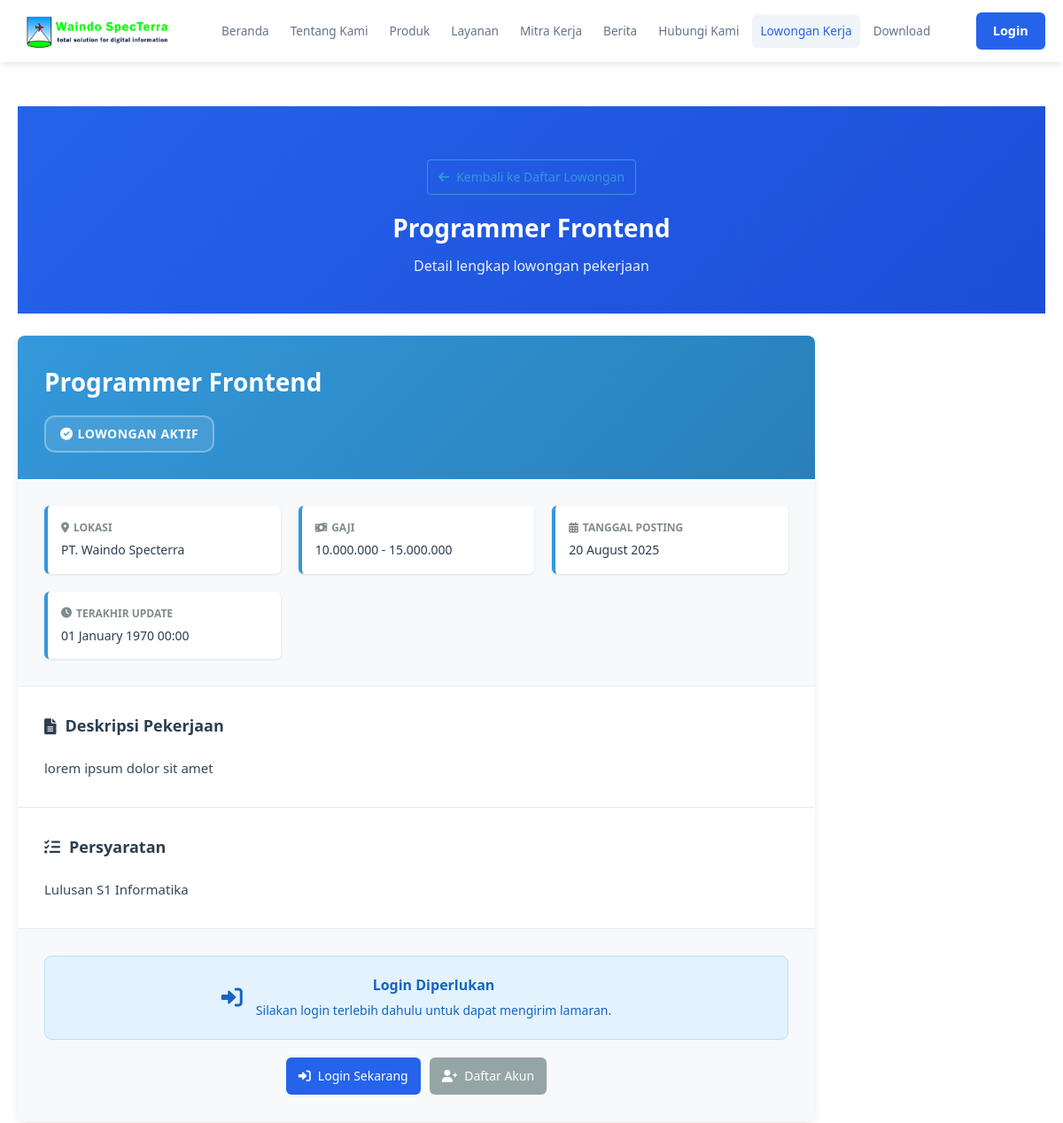
/detail-lowongan-public.php?id=1 (upper part), run on an earlier commit of the app's database.
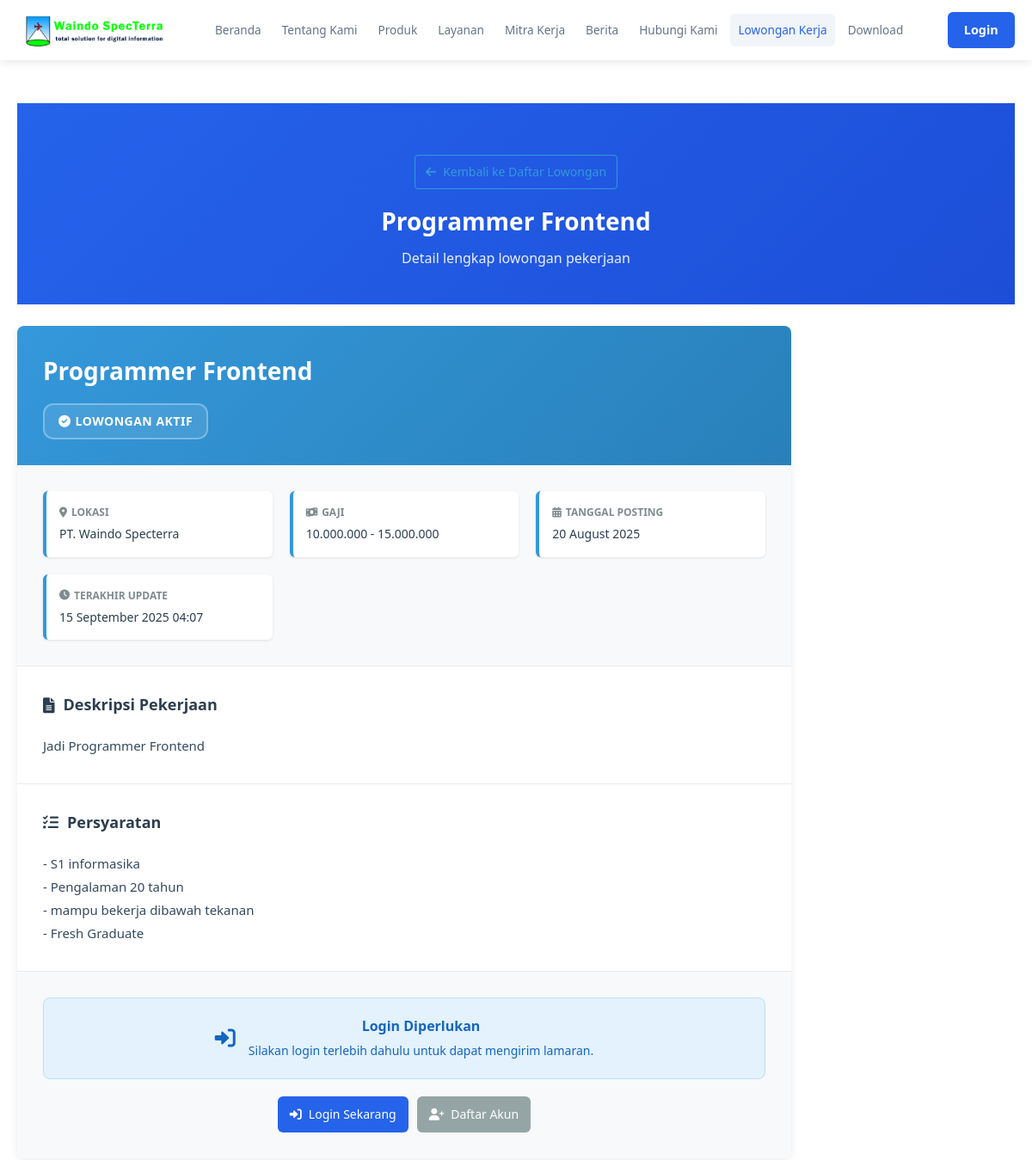
And on a later commit of the database.
### tables this page shows
CREATE TABLE `lowongan` (
  `job_id` int NOT NULL,
  `title` varchar(200) NOT NULL,
  `description` text NOT NULL,
  `requirements` text,
  `location` varchar(100) DEFAULT NULL,
  `salary_range` varchar(50) DEFAULT NULL,
  `status` enum('open','closed') DEFAULT 'open',
  `posted_by` int DEFAULT NULL,
  `posted_at` timestamp NULL DEFAULT CURRENT_TIMESTAMP,
  `updated_at` timestamp NULL DEFAULT NULL,
  `hapus` int NOT NULL DEFAULT '0'
);

### detail-lowongan-public.php (the view, shortened to what the changed rows need)
<?php
require_once 'connect/koneksi.php';
$job_id = isset($_GET['id']) ? (int)$_GET['id'] : 0;
$query = "SELECT * FROM lowongan WHERE job_id = $job_id AND hapus = 0";
$result = mysqli_query($conn, $query);
$job = mysqli_fetch_assoc($result);
?>
<!DOCTYPE html>
<html lang="id">
<head>
    <link rel="stylesheet" href="assets/css/common.css">
    <link rel="stylesheet" href="assets/css/navbar.css">
    <link rel="stylesheet" href="assets/css/pages.css">
    <link rel="stylesheet" href="assets/css/bergabung.css">
    <link rel="stylesheet" href="https://cdnjs.cloudflare.com/ajax/libs/font-awesome/6.0.0/css/all.min.css">
</head>
<body>
    <div class="page-container">
        <main class="page-content">
            <div class="container">
                <div class="page-header">
                    <div class="header-with-back">
                        <a href="bergabung.php" class="back-button">
                            <i class="fas fa-arrow-left"></i> Kembali ke Daftar Lowongan
                        </a>
                        <h1><?php echo htmlspecialchars($job['title']); ?></h1>
                        <p>Detail lengkap lowongan pekerjaan</p>
                    </div>
                </div>
                <div class="job-detail-container">
                    <div class="job-detail-card">
                        <div class="job-detail-header">
                            <div class="job-title-section">
                                <h2><?php echo htmlspecialchars($job['title']); ?></h2>
                                <div class="job-status-large">
                                    <?php if ($job['status'] === 'open'): ?>
                                        <span class="status-badge status-open">
                                        </span>
                                    <?php else: ?>
                                        <span class="status-badge status-closed">
                                            <i class="fas fa-times-circle"></i> Lowongan Ditutup
                                        </span>
                                    <?php endif; ?>
                                </div>
                            </div>
                        </div>
                        <div class="job-detail-info">
                            <div class="info-grid">
                                <div class="info-item">
                                    <div class="info-label">
                                        <i class="fas fa-map-marker-alt"></i> Lokasi
                                    </div>
                                    <div class="info-value">
                                        <?php echo htmlspecialchars($job['location'] ?: 'Tidak disebutkan'); ?>
                                    </div>
                                </div>
                                <div class="info-item">
                                    <div class="info-label">
                                        <i class="fas fa-money-bill-wave"></i> Gaji
                                    </div>
                                    <div class="info-value">
                                        <?php echo htmlspecialchars($job['salary_range'] ?: 'Nego'); ?>
                                    </div>
                                </div>
                                <div class="info-item">
                                    <div class="info-label">
                                        <i class="fas fa-calendar-alt"></i> Tanggal Posting
                                    </div>
                                    <div class="info-value">
                                        <?php echo date('d F Y', strtotime($job['posted_at'])); ?>
                                    </div>
                                </div>
                                <div class="info-item">
                                    <div class="info-label">
                                        <i class="fas fa-clock"></i> Terakhir Update
                                    </div>
                                    <div class="info-value">
                                        <?php echo date('d F Y H:i', strtotime($job['updated_at'])); ?>
                                    </div>
                                </div>
                            </div>
                        </div>
                        <div class="job-detail-section">
                            <h3><i class="fas fa-file-alt"></i> Deskripsi Pekerjaan</h3>
                            <div class="job-description">
                                <?php echo nl2br(htmlspecialchars($job['description'])); ?>
                            </div>
                        </div>
                        <?php if (!empty($job['requirements'])): ?>
                        <div class="job-detail-section">
                            <h3><i class="fas fa-list-check"></i> Persyaratan</h3>
                            <div class="job-requirements">
                                <?php echo nl2br(htmlspecialchars($job['requirements'])); ?>
                            </div>
                        </div>
                        <?php endif; ?>
                    </div>
                </div>
            </div>
        </main>
    </div>
</body>
</html>

What changed in the data, as far as the page shows it:
changed lowongan "Programmer Frontend": updated_at "01 January 1970 00:00" → "15 September 2025 04:07"; description "lorem ipsum dolor sit amet" → "Jadi Programmer Frontend"; requirements "Lulusan S1 Informatika" → "- S1 informasika - Pengalaman 20 tahun - mampu bekerja dibawah tekanan - Fresh Graduate"
